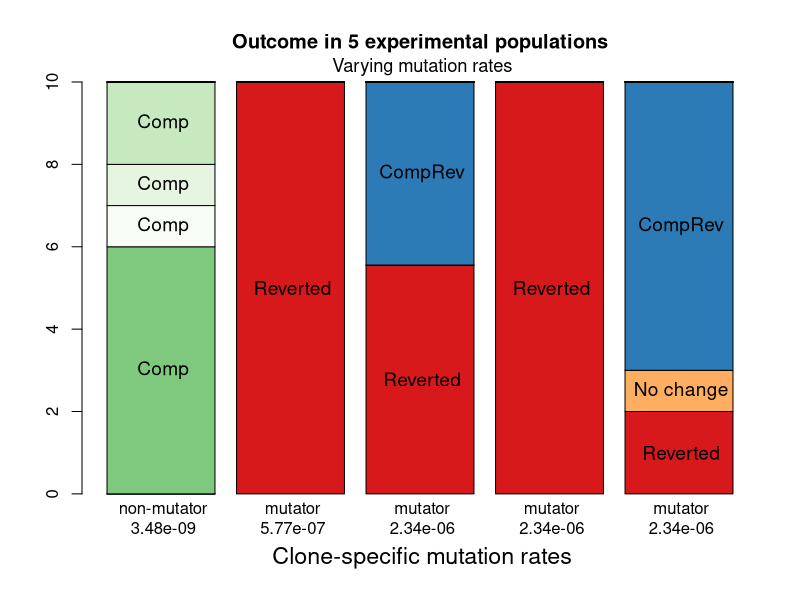

Source code (R):

#This is code for the project with Ruti and Brandon. 
#I want to know what the probability of compensatory evolution is vs the prob of reversal  

ExpData<-read.csv("Individual_clone_outcome_data_summary.csv")
MutationRateValues <-read.csv("Individual_clone_outcome_data_mutationRates.csv")

pdf(paste0("ExperimentalData",Sys.Date(), ".pdf"), width = 10)

ExpData_Per=apply(ExpData[,2:ncol(ExpData)], 2, function(x){x*10/sum(x,na.rm=T)})

coul = c('#D7191C','#FDAE61','#2C7BB6','#7fc97f', '#f7fcf5','#e5f5e0','#c7e9c0','#a1d99b','#74c476','#41ab5d','#238b45','#006d2c','#00441b')
xvalues=((1:5)-0.4)*1.2
barplot(ExpData_Per, col=coul , border="black", xlab="",xaxt="n", 
        main = paste0("Outcome in 5 experimental populations"))
mtext(side=3,at= mean(xvalues),paste0("Varying mutation rates"),cex=1.1,line=.3)
#mtext(side=1,at= xvalues,1:length(xvalues),cex=.85,line=.0)
mtext(side=1,at= xvalues[1:5],c("non-mutator", rep("mutator",4)),cex=1,line=.0)
mtext(side=1,at= xvalues[1:5],MutationRateValues[1,2:6],cex=1,line=1)
mtext(side=1,at=mean(xvalues), "Clone-specific mutation rates",cex=1.4,line=2.5)
  for (x in 1:length(ExpData_Per[1,])){
    
    if (ExpData_Per[1,x]) text(xvalues[x], (ExpData_Per[1,x]-0)/2  ,"Reverted", cex=1.15)
    if (ExpData_Per[2,x]) text(xvalues[x], (sum(ExpData_Per[1:2,x])+ExpData_Per[1,x])/2 ,"No change", cex=1.15)
    if (ExpData_Per[3,x]) text(xvalues[x], (sum(ExpData_Per[1:3,x])+sum(ExpData_Per[1:2,x]))/2    ,"CompRev", cex=1.15)
    for (k in 4:13){
      if (ExpData_Per[k,x]) text(xvalues[x], (sum(ExpData_Per[1:k,x])+sum(ExpData_Per[1:(k-1),x]))/2   ,"Comp", cex=1.15)}
  }
dev.off()

